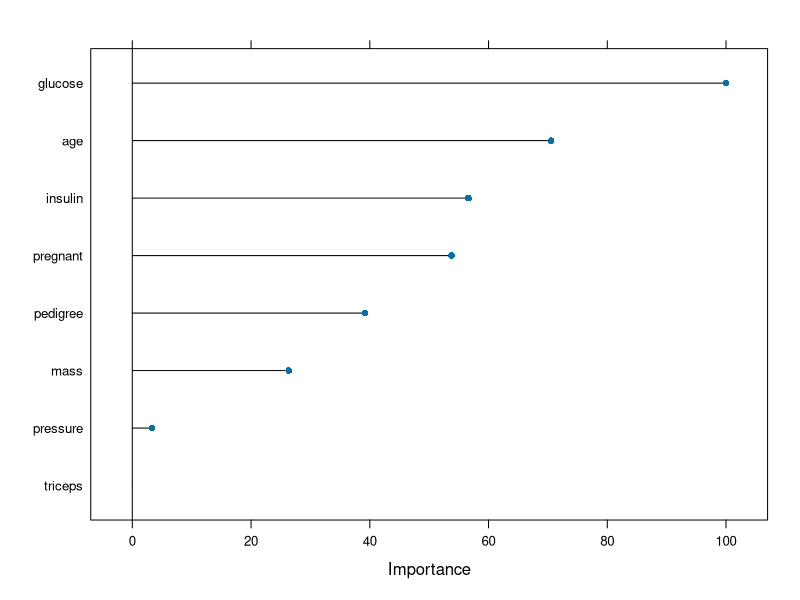
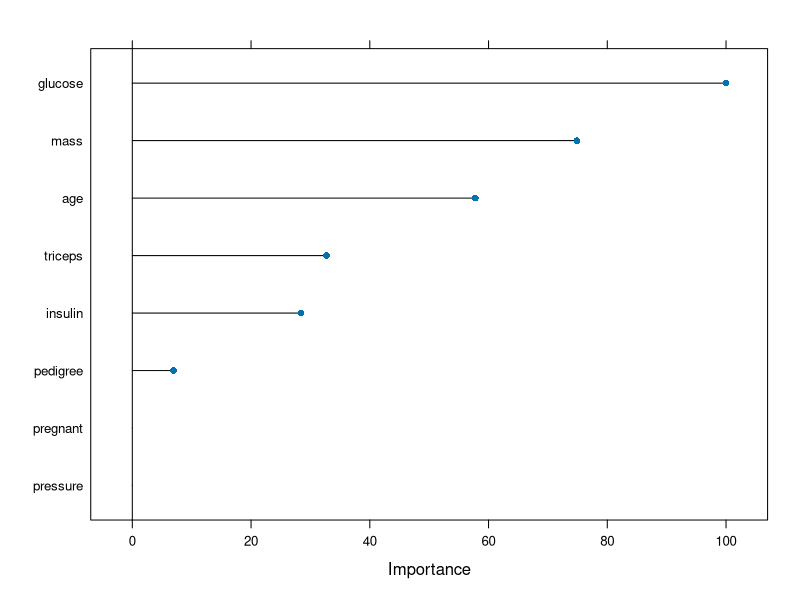
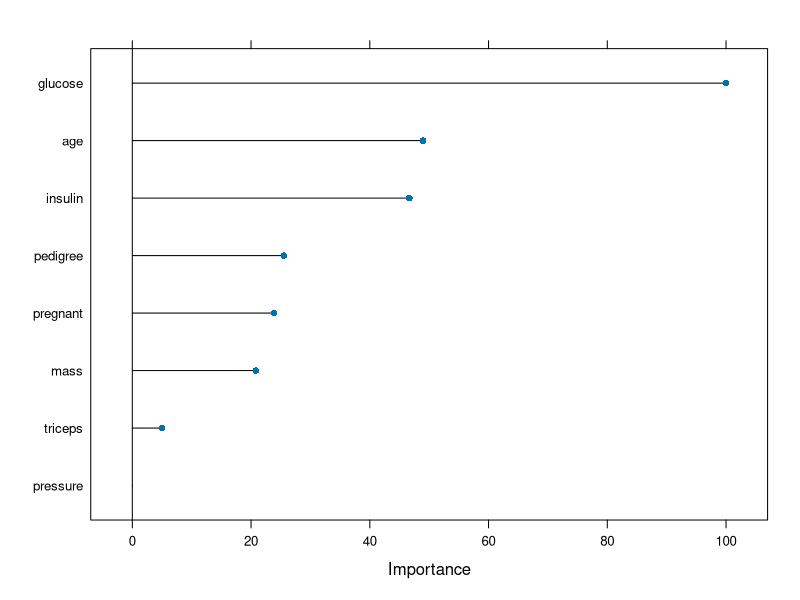
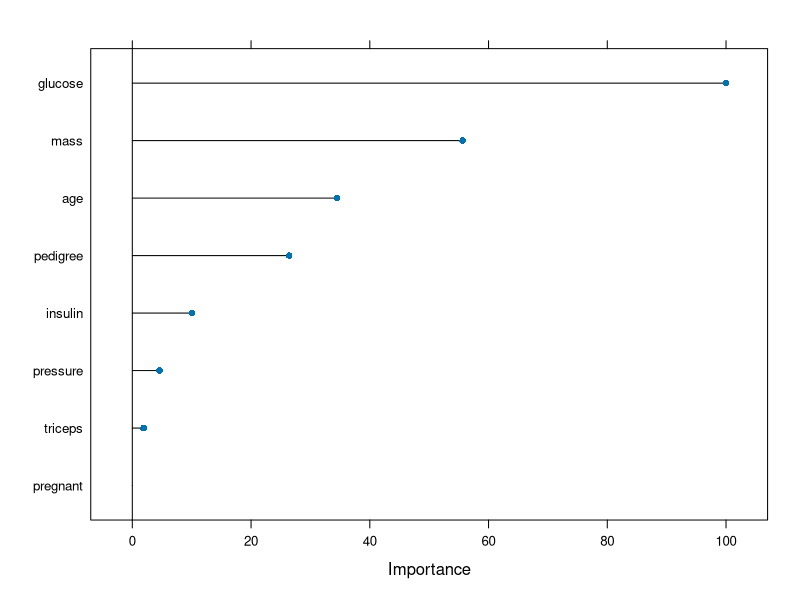
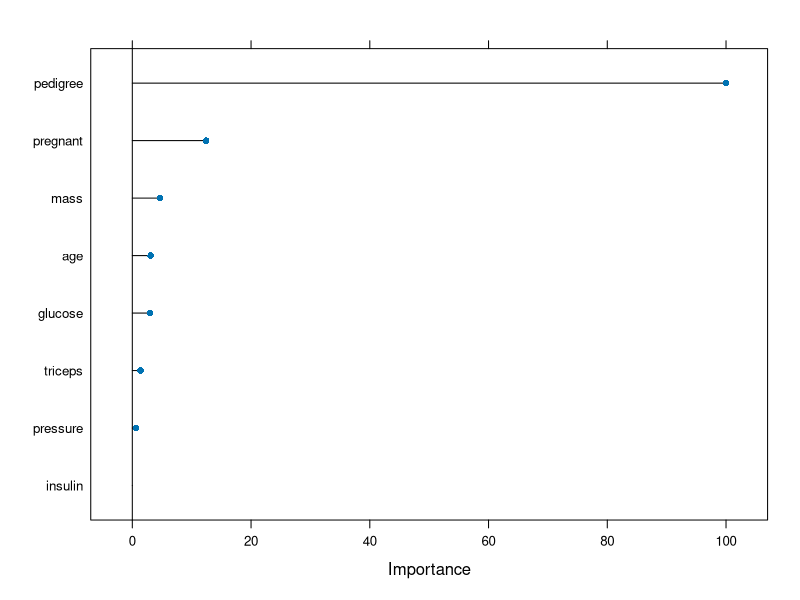
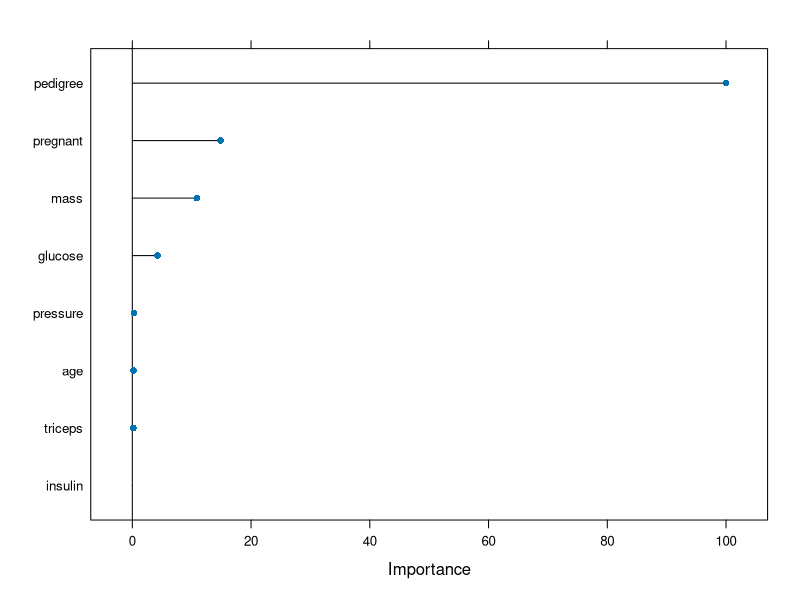

These charts were generated, in order, by the following R code: (Note: this script raises an error after producing the figures.)
## ---- chunk 1
knitr::opts_chunk$set(message = FALSE, warning = FALSE)
## ---- chunk 2
# install.packages("mlbench")

# Calling libraries
library(mlbench)
library(tidyverse)
library(caret)

# Importing data
data(PimaIndiansDiabetes)
df <- tibble(PimaIndiansDiabetes)

# Creating second df to handle second approach to handle missing data (discussed in cell below)
df2 <- tibble(PimaIndiansDiabetes)
## ---- chunk 3
# All columns seem relevant to analysis and therefore do not need to be removed

# Setting the target variable
df <- df %>% rename(target=diabetes)
df2 <- df2 %>% rename(target=diabetes)

# Only need to convert target variable to factor because all other variables are numeric (none are categorical)
df <- df %>% mutate(target = as.factor(target))
df2 <- df2 %>% mutate(target = as.factor(target))

# Under assumption that 0s in the data represent missing data because for example having a diastolic blood pressure of 0 means that that person is dead. To handle these missing values, we will compare two approaches: first, getting rid of any rows that have 0s (missing data); and second, imputing these missing values with the averages of the non-missing data

# Approach 1: Treating 0s in df as NAs and removing these rows

# Converting 0 values to NAs in columns in which 0 is not a reasonably possible value
df$glucose <- na_if(df$glucose, 0)
df$pressure <- na_if(df$pressure, 0)
df$triceps <- na_if(df$triceps, 0)
df$insulin <- na_if(df$insulin, 0)
df$mass <- na_if(df$mass, 0)

# Dropping rows with NA values
df = drop_na(df)

# Approach 2: Imputing 0s in df with averages of non-zero values

# Converting 0 values to NAs in columns in which 0 is not a reasonably possible value
df2$glucose <- na_if(df2$glucose, 0)
df2$pressure <- na_if(df2$pressure, 0)
df2$triceps <- na_if(df2$triceps, 0)
df2$insulin <- na_if(df2$insulin, 0)
df2$mass <- na_if(df2$mass, 0)

# Imputing the mean of the non-missing data for these NA values
df2$glucose[is.na(df2$glucose)] = mean(df2$glucose, na.rm = TRUE)
df2$pressure[is.na(df2$pressure)] = mean(df2$pressure, na.rm = TRUE)
df2$triceps[is.na(df2$triceps)] = mean(df2$triceps, na.rm = TRUE)
df2$insulin[is.na(df2$insulin)] = mean(df2$insulin, na.rm = TRUE)
df2$mass[is.na(df2$mass)] = mean(df2$mass, na.rm = TRUE)

# Splitting data into training and testing
set.seed(2020)
splitIndex <- createDataPartition(df$target, p = .70, list = FALSE)

df_train <- df[splitIndex,]
df_test <- df[-splitIndex,]

splitIndex2 <- createDataPartition(df2$target, p = .70, list = FALSE)

df2_train <- df2[splitIndex2,]
df2_test <- df2[-splitIndex2,]

# Training and testing decision tree 1 (removed NA rows)
tree1 <- train(target~., data=df_train, method = "rpart2", maxdepth=3)

tree_1_pred <- predict(tree1, df_test)

tree_1_cm <- confusionMatrix(data=tree_1_pred, reference = df_test$target)

tree_1_cm$overall[1]

plot(varImp(tree1))

# Training and testing decision tree 2 (imputed NAs with mean)
tree2 <- train(target~., data = df2_train, method = "rpart2", maxdepth=3)

tree_2_pred <- predict(tree2, df2_test)

tree_2_cm <-confusionMatrix(data = tree_2_pred, reference = df2_test$target)

tree_2_cm$overall[1]

plot(varImp(tree2))

# Training and testing random forest 1 (removed NA rows)
forest1 <- train(target~., data=df_train, method = "rf", ntree=1000)

forest_1_pred <- predict(forest1, df_test)

forest_1_cm <- confusionMatrix(data=forest_1_pred, reference = df_test$target)

forest_1_cm$overall[1]

plot(varImp(forest1))

# Training and testing random forest 2 (imputed NAs with mean)
forest2 <- train(target~., data = df2_train, method = "rf", ntree=1000)

forest_2_pred <- predict(forest2, df2_test)

forest_2_cm <-confusionMatrix(data = forest_2_pred, reference = df2_test$target)

forest_2_cm$overall[1]

plot(varImp(forest2))
## ---- chunk 4
# Training and testing glmnet model 1 (removed NA rows)
glmnet1 <- train(target~., data=df_train, method = "glmnet")

glmnet_1_pred <- predict(glmnet1, df_test)

glmnet_1_cm <- confusionMatrix(data=glmnet_1_pred, reference = df_test$target)

glmnet_1_cm$overall[1]

plot(varImp(glmnet1))

# Training and testing glmnet model 2 (imputed NAs with mean)
glmnet2 <- train(target~., data=df2_train, method = "glmnet")

glmnet_2_pred <- predict(glmnet2, df2_test)

glmnet_2_cm <- confusionMatrix(data=glmnet_2_pred, reference = df2_test$target)

glmnet_2_cm$overall[1]

plot(varImp(glmnet2))
## ---- chunk 5
# Training and testing Support Vector Machine model 1 (removed NA rows)
svm1 <- train(target~., data=df_train, method = "svmLinear")

svm_1_pred <- predict(svm1, df_test)

svm_1_cm <- confusionMatrix(data=svm_1_pred, reference = df_test$target)

svm_1_cm$overall[1]

# Was unable to find a way to plot variable importance for this model
## plot(varImp(svm1))

# Training and testing Support Vector Machine model 2 (imputed NAs with mean)
svm2 <- train(target~., data=df2_train, method = "svmLinear")

svm_2_pred <- predict(svm2, df2_test)

svm_2_cm <- confusionMatrix(data=svm_2_pred, reference = df2_test$target)

svm_2_cm$overall[1]

# Was unable to find a way to plot variable importance for this model
## plot(varImp(svm2))
## ---- chunk 6
# Training and testing Naive Bayes model 1 (removed NA rows)
nb1 <- train(target~., data=df_train, method = "naive_bayes")

nb_1_pred <- predict(nb1, df_test)

nb_1_cm <- confusionMatrix(data=nb_1_pred, reference = df_test$target)

nb_1_cm$overall[1]

# Was unable to find a way to plot variable importance for this model
## plot(varImp(nb1))

# Training and testing Naive Bayes model 2 (imputed NAs with mean)
nb2 <- train(target~., data=df2_train, method = "naive_bayes")

nb_2_pred <- predict(nb2, df2_test)

nb_2_cm <- confusionMatrix(data=nb_2_pred, reference = df2_test$target)

nb_2_cm$overall[1]

# Was unable to find a way to plot variable importance for this model
## plot(varImp(nb2))
